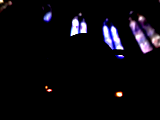
#> input picture images/demo1.png, 160 x 120 px
$ python light_streaks.py
#> lines starting #> are read from the running program, lines starting #| are printed output that depends on the picture
#!/usr/bin/env python3
# -*- coding: utf-8 -*-
"""
Created on Tue Jan  8 13:43:40 2019

@author: raymondmg
"""

import cv2
import numpy as np


image_path = "../images/demo1.png"
img = cv2.imread(image_path)
#> img is the input picture: shape (120, 160, 3); mean B, G, R 13.9, 9.2, 11
img_c = img.copy()
h,w,c = img.shape
#> h = 120; w = 160; c = 3
out = np.zeros((h,w,c))
out_c = np.zeros((h,w,c))

#demo2 0.905
a = 0.925

pix_num = 64

for d in range(4):
    theta = 2 * np.pi/4 * d + np.pi/4
    _dir = [np.cos(theta), np.sin(theta)]

    _offsetx = np.zeros(pix_num)
    _offsety = np.zeros(pix_num)
    _w = np.zeros(pix_num)

    for p in range(3):
        sum_w = 0
        for s in range(pix_num):
            b = np.power(4,p)
            _offsetx[s] = int(_dir[0] * (b * s))
            _offsety[s] = int(_dir[1] * (b * s))
            _w[s] = np.power(a, (b * s))
            sum_w += _w[s]
        for j in range(h):
            for i in range(w):
                valb = 0
                valg = 0
                valr = 0
                for ofst in range(pix_num):
                    nj = int(j + _offsety[ofst])
                    ni = int(i + _offsetx[ofst])
                    if nj >= h or ni>= w or nj<0 or ni<0:
                        continue
                    valb+= _w[ofst]/sum_w * img[nj,ni,0]
                    valg+= _w[ofst]/sum_w * img[nj,ni,1]
                    valr+= _w[ofst]/sum_w * img[nj,ni,2]
                out[j,i,0] = valb
                out[j,i,1] = valg
                out[j,i,2] = valr

                out_c[j,i,0] += out[j,i,0]
                out_c[j,i,1] += out[j,i,1]
                out_c[j,i,2] += out[j,i,2]
        img = out
    #out_c += img
    img = img_c
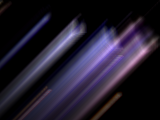
#> out: shape (120, 160, 3) float64; mean B, G, R 11.7, 7.6, 9; drawn with min black and max white
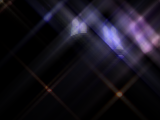
#> out_c: shape (120, 160, 3) float64; mean B, G, R 136.3, 89.6, 105.4; drawn with min black and max white
cv2.imwrite("../images/out1.png",out_c)
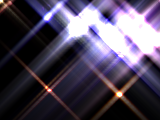
#> saved as out1.png: shape (120, 160, 3); mean B, G, R 91.6, 72.3, 80.7
